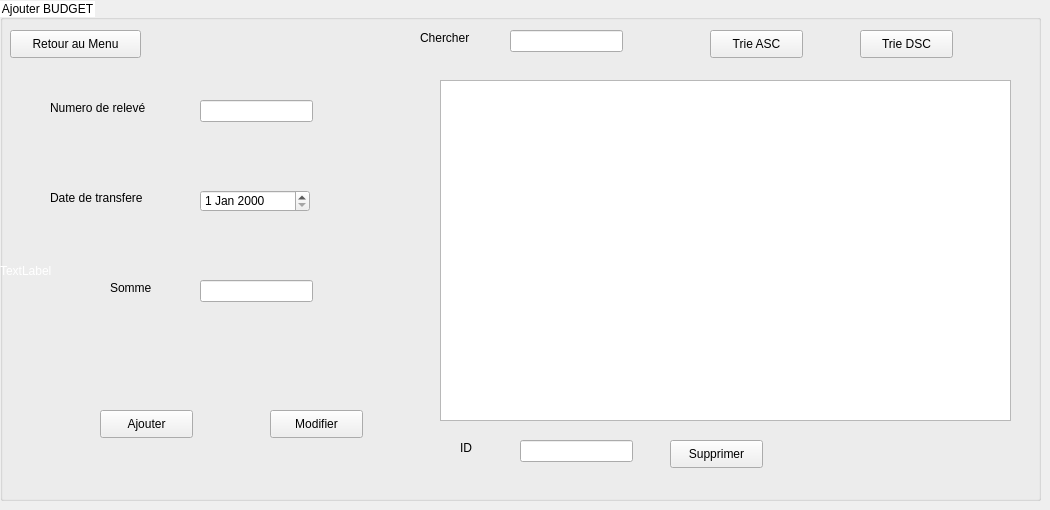
      <widget class="QWidget" name="tab_8">
       <attribute name="title">
        <string>Budget</string>
       </attribute>
       <widget class="QGroupBox" name="groupBox_21">
        <property name="geometry">
         <rect>
          <x>0</x>
          <y>0</y>
          <width>1041</width>
          <height>501</height>
         </rect>
        </property>
        <property name="styleSheet">
         <string notr="true">QTextEdit
{
    background-color: white;
}
 QGroupBox::title {
   
     background-color: white;
 }</string>
        </property>
        <property name="title">
         <string>Ajouter BUDGET</string>
        </property>
        <widget class="QLineEdit" name="lineEdit_4">
         <property name="geometry">
          <rect>
           <x>200</x>
           <y>100</y>
           <width>113</width>
           <height>22</height>
          </rect>
         </property>
        </widget>
        <widget class="QDateEdit" name="dateEdit">
         <property name="geometry">
          <rect>
           <x>200</x>
           <y>190</y>
           <width>110</width>
           <height>22</height>
          </rect>
         </property>
        </widget>
        <widget class="QLineEdit" name="lineEdit_5">
         <property name="geometry">
          <rect>
           <x>200</x>
           <y>280</y>
           <width>113</width>
           <height>22</height>
          </rect>
         </property>
        </widget>
        <widget class="QLabel" name="label_63">
         <property name="geometry">
          <rect>
           <x>50</x>
           <y>100</y>
           <width>141</width>
           <height>16</height>
          </rect>
         </property>
         <property name="text">
          <string>Numero de relevé</string>
         </property>
        </widget>
        <widget class="QTableView" name="tableView_5">
         <property name="geometry">
          <rect>
           <x>440</x>
           <y>80</y>
           <width>571</width>
           <height>341</height>
          </rect>
         </property>
        </widget>
        <widget class="QLabel" name="label_64">
         <property name="geometry">
          <rect>
           <x>50</x>
           <y>190</y>
           <width>141</width>
           <height>16</height>
          </rect>
         </property>
         <property name="text">
          <string>Date de transfere</string>
         </property>
        </widget>
        <widget class="QLabel" name="label_65">
         <property name="geometry">
          <rect>
           <x>110</x>
           <y>280</y>
           <width>55</width>
           <height>16</height>
          </rect>
         </property>
         <property name="text">
          <string>Somme</string>
         </property>
        </widget>
        <widget class="QPushButton" name="pushButton_47">
         <property name="geometry">
          <rect>
           <x>100</x>
           <y>410</y>
           <width>93</width>
           <height>28</height>
          </rect>
         </property>
         <property name="text">
          <string>Ajouter</string>
         </property>
        </widget>
        <widget class="QPushButton" name="pushButton_48">
         <property name="geometry">
          <rect>
           <x>270</x>
           <y>410</y>
           <width>93</width>
           <height>28</height>
          </rect>
         </property>
         <property name="text">
          <string>Modifier</string>
         </property>
        </widget>
        <widget class="QPushButton" name="pushButton_49">
         <property name="geometry">
          <rect>
           <x>710</x>
           <y>30</y>
           <width>93</width>
           <height>28</height>
          </rect>
         </property>
         <property name="text">
          <string>Trie ASC</string>
         </property>
        </widget>
        <widget class="QPushButton" name="pushButton_50">
         <property name="geometry">
          <rect>
           <x>860</x>
           <y>30</y>
           <width>93</width>
           <height>28</height>
          </rect>
         </property>
         <property name="text">
          <string>Trie DSC</string>
         </property>
        </widget>
        <widget class="QPushButton" name="pushButton_51">
         <property name="geometry">
          <rect>
           <x>670</x>
           <y>440</y>
           <width>93</width>
           <height>28</height>
          </rect>
         </property>
         <property name="text">
          <string>Supprimer</string>
         </property>
        </widget>
        <widget class="QLineEdit" name="lineEdit_8">
         <property name="geometry">
          <rect>
           <x>510</x>
           <y>30</y>
           <width>113</width>
           <height>22</height>
          </rect>
         </property>
        </widget>
        <widget class="QLineEdit" name="lineEdit_9">
         <property name="geometry">
          <rect>
           <x>520</x>
           <y>440</y>
           <width>113</width>
           <height>22</height>
          </rect>
         </property>
        </widget>
        <widget class="QLabel" name="label_66">
         <property name="geometry">
          <rect>
           <x>420</x>
           <y>30</y>
           <width>81</width>
           <height>16</height>
          </rect>
         </property>
         <property name="text">
          <string>Chercher</string>
         </property>
        </widget>
        <widget class="QLabel" name="label_67">
         <property name="geometry">
          <rect>
           <x>460</x>
           <y>440</y>
           <width>55</width>
           <height>16</height>
          </rect>
         </property>
         <property name="text">
          <string>ID</string>
         </property>
        </widget>
        <widget class="QPushButton" name="pushButton_58">
         <property name="geometry">
          <rect>
           <x>10</x>
           <y>30</y>
           <width>131</width>
           <height>28</height>
          </rect>
         </property>
         <property name="text">
          <string>Retour au Menu</string>
         </property>
        </widget>
        <widget class="QLabel" name="label_pic2">
         <property name="geometry">
          <rect>
           <x>0</x>
           <y>0</y>
           <width>1071</width>
           <height>541</height>
          </rect>
         </property>
         <property name="styleSheet">
          <string notr="true">QLabel{
 color: white;
  background: transparent;
}</string>
         </property>
         <property name="text">
          <string>TextLabel</string>
         </property>
        </widget>
        <zorder>label_pic2</zorder>
        <zorder>lineEdit_4</zorder>
        <zorder>dateEdit</zorder>
        <zorder>lineEdit_5</zorder>
        <zorder>label_63</zorder>
        <zorder>tableView_5</zorder>
        <zorder>label_64</zorder>
        <zorder>label_65</zorder>
        <zorder>pushButton_47</zorder>
        <zorder>pushButton_48</zorder>
        <zorder>pushButton_49</zorder>
        <zorder>pushButton_50</zorder>
        <zorder>pushButton_51</zorder>
        <zorder>lineEdit_8</zorder>
        <zorder>lineEdit_9</zorder>
        <zorder>label_66</zorder>
        <zorder>label_67</zorder>
        <zorder>pushButton_58</zorder>
       </widget>
      </widget>
